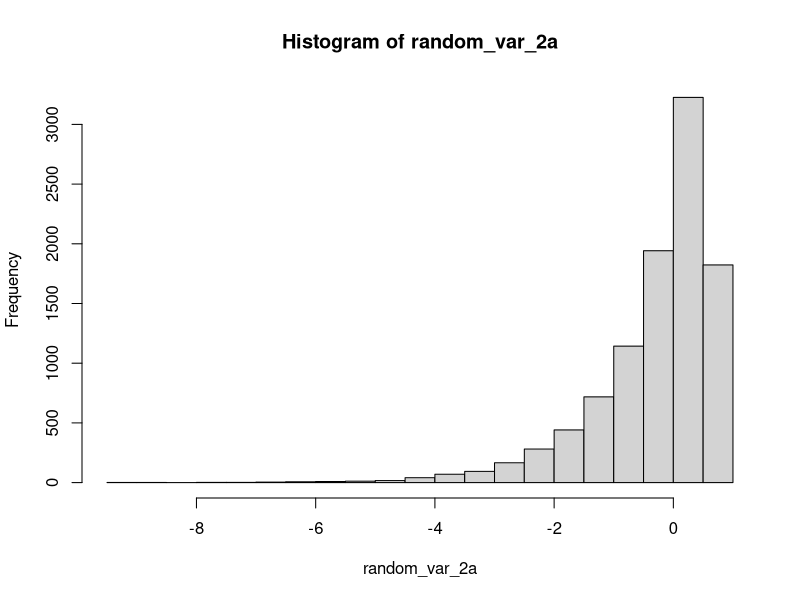
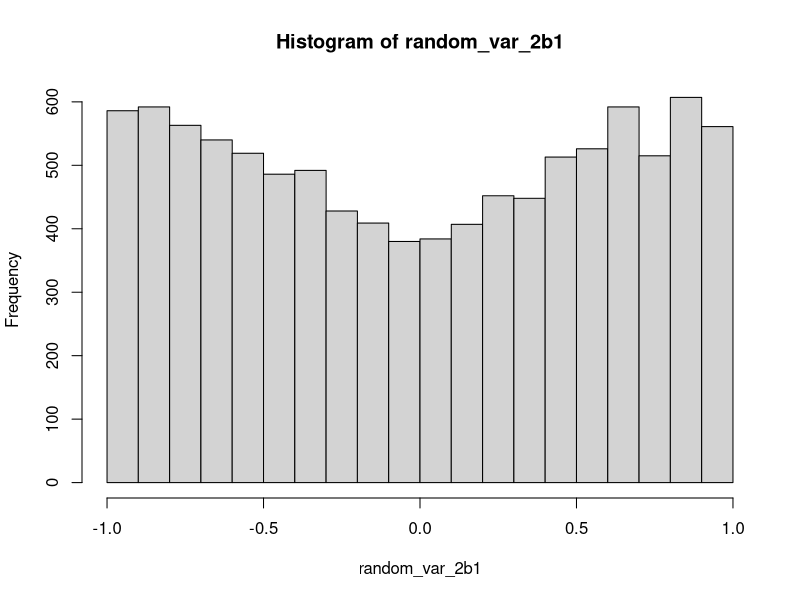
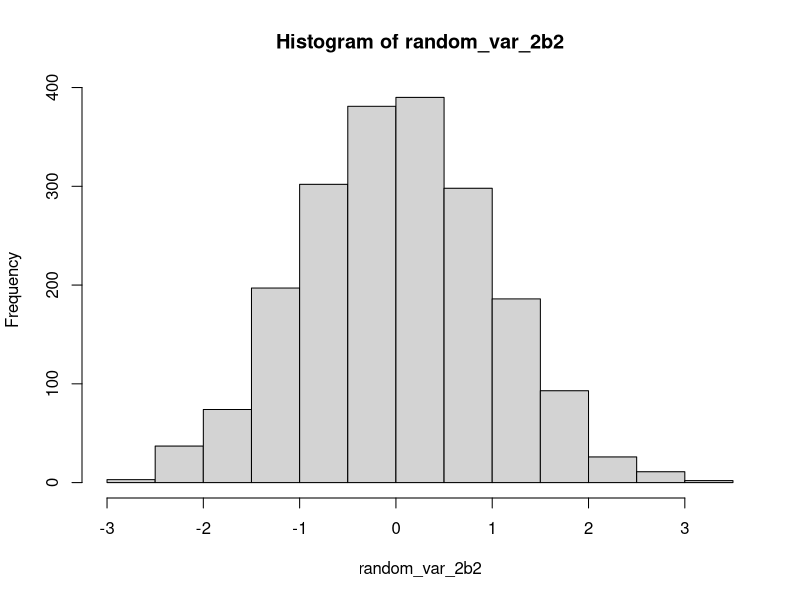

Write R code to recreate these figures, in order.
########################## INIT CODE ###########################################
rm(list = ls())

########################## [ 2 a ] #############################################
# We have the function

#$$
# DE(\mu,\lambda) = \frac{\lambda}{2} exp(-\lambda|x-\mu|)
#$$

# Calculate the integral of the function on x to get CDF
# since \mu = 0 and \lambda = 1, we have
# \frac{1}{2} exp(-1|x|)
# since we have a absolute value, we need to split the integral into two parts
# f(x) = 1/2 * exp(-x) for x >= 0
# f(x) = 1/2 * exp(x) for x < 0

#$$
# F(x) = - \frac{1}{2}exp(-x) if x >= 0
# F(x) = \frac{1}{2}exp(x) if x < 0
#$$

# Calculate the inverse function of CDF
#$$
# F^{-1}(y) = log(2y)
# F^{-1}(y) = -log(-2y)
#$$

generate_random_var_2a <- function(n){
  u <- runif(n)
  x1 <-  log(2 * u)
  x2 <-  - log(-2 * u)
  return(c(x1, x2))
}

random_var_2a <- generate_random_var_2a(10000)
hist(random_var_2a)

# Comment on the result

########################## [ 2 b ] #############################################

# Now we will write code for the rejection sampling algorithm
# since \mu = 0 and \lambda = 1, we have
# g(x) = 1/2 * exp(-x) for x >= 0
# g(x) = 1/2 * exp(x) for x < 0

# our e function is e(x) = g(x) / a
# which means e(x) = 1 / (2a) * exp(-x) for x >= 0
# e(x) = 1 / (2a) * exp(x) for x < 0
# we will use a = 0.5 here

# generate a function to show normal distribution

normal_distribution_function <- function(x){
  return(1 / sqrt(2 * pi) * exp(-x^2 / 2))
}

generate_random_var_2b <- function(n, a) {
  samples <- numeric(n)
  # Generate a sample from the proposal distribution in [-1,1]
  count <- 1


  while (count <= n) {

    x <- runif(1, -1, 1)
    # Calculate the acceptance probability
    u <- runif(1)

    # since g will always be 1 in the range [-1,1], so y = 1
    # f(Y) = \frac{1}{\sqrt{2*pi}} * e^{\frac{1}{2} x^2 } 
    # so we have f(Y) / e(Y) have 2 choices

    # Calculate the acceptance probability
    f_val <- normal_distribution_function(x)

    if (x > 0){
      e <- exp(-x)
      if (u <= (f_val / e)) {
        samples[count] <- x
        count <- count + 1
      }
    } else{
      e <- exp(x)
      if (u <= (f_val / e)) {
        samples[count] <- x
        count <- count + 1
      }
    }
  }
  return(samples)
}

a <- 0.5
random_var_2b1 <- generate_random_var_2b(10000, a)
hist(random_var_2b1)


# Generate 10000 random variables from the distribution using rnorm
random_var_2b2 <- rnorm(2000, 0, 1)
hist(random_var_2b2)
